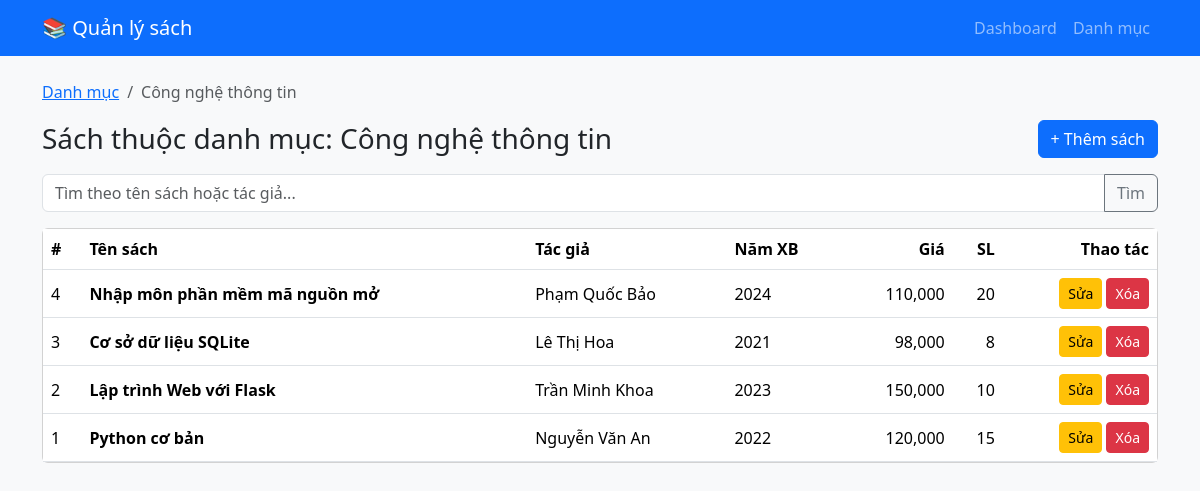
Page /categories/1/books on the committed database.
### tables this page shows
CREATE TABLE categories (
            id INTEGER PRIMARY KEY AUTOINCREMENT,
            name TEXT NOT NULL UNIQUE,
            description TEXT
        );

CREATE TABLE books (
            id INTEGER PRIMARY KEY AUTOINCREMENT,
            title TEXT NOT NULL,
            author TEXT NOT NULL,
            price REAL DEFAULT 0,
            quantity INTEGER DEFAULT 0,
            year INTEGER,
            category_id INTEGER NOT NULL,
            FOREIGN KEY (category_id) REFERENCES categories(id) ON DELETE CASCADE
        );

### KiemTra/app.py (the view)
@app.route("/categories/<int:cid>/books")
def books(cid):
    db = get_db()
    category = db.execute("SELECT * FROM categories WHERE id = ?", (cid,)).fetchone()
    if category is None:
        flash("Không tìm thấy danh mục!", "danger")
        return redirect(url_for("categories"))
    q = request.args.get("q", "").strip()
    rows = db.execute(
        """SELECT * FROM books WHERE category_id = ? AND (title LIKE ? OR author LIKE ?)
           ORDER BY id DESC""",
        (cid, f"%{q}%", f"%{q}%"),
    ).fetchall()
    return render_template("books.html", category=category, books=rows, q=q)

### KiemTra/app.py (called while the page is built)
def get_db():
    if "db" not in g:
        g.db = sqlite3.connect(DATABASE)
        g.db.row_factory = sqlite3.Row
        g.db.execute("PRAGMA foreign_keys = ON")  # bật ràng buộc khóa ngoại
    return g.db

### KiemTra/templates/books.html (shortened to what this page needs)
{% extends "base.html" %}
{% block content %}
<nav aria-label="breadcrumb"><ol class="breadcrumb">
    <li class="breadcrumb-item"><a href="{{ url_for('categories') }}">Danh mục</a></li>
    <li class="breadcrumb-item active">{{ category.name }}</li>
</ol></nav>
<div class="d-flex justify-content-between align-items-center mb-3">
    <h3 class="mb-0">Sách thuộc danh mục: {{ category.name }}</h3>
    <a href="{{ url_for('book_add', cid=category.id) }}" class="btn btn-primary">+ Thêm sách</a>
</div>
<form class="input-group mb-3" method="get">
    <input type="text" name="q" value="{{ q }}" class="form-control" placeholder="Tìm theo tên sách hoặc tác giả...">
    <button class="btn btn-outline-secondary">Tìm</button>
</form>
<div class="card"><table class="table table-hover mb-0 align-middle">
    <thead><tr><th>#</th><th>Tên sách</th><th>Tác giả</th><th>Năm XB</th>
        <th class="text-end">Giá</th><th class="text-end">SL</th><th class="text-end">Thao tác</th></tr></thead>
    <tbody>
    {% for b in books %}
        <tr>
            <td>{{ b.id }}</td>
            <td class="fw-semibold">{{ b.title }}</td>
            <td>{{ b.author }}</td>
            <td>{{ b.year or '' }}</td>
            <td class="text-end">{{ "{:,.0f}".format(b.price) }}</td>
            <td class="text-end">{{ b.quantity }}</td>
            <td class="text-end">
                <a href="{{ url_for('book_edit', bid=b.id) }}" class="btn btn-sm btn-warning">Sửa</a>
                <form method="post" action="{{ url_for('book_delete', bid=b.id) }}" class="d-inline"
                      onsubmit="return confirm('Bạn chắc chắn muốn xóa sách này?');">
                    <button class="btn btn-sm btn-danger">Xóa</button>
                </form>
            </td>
        </tr>
    {% else %}
        <tr><td colspan="7" class="text-center text-muted py-3">Danh mục này chưa có sách.</td></tr>
    {% endfor %}
    </tbody>
</table></div>
{% endblock %}

### rows in the picture
categories: name "Công nghệ thông tin"
books: id "4", title "Nhập môn phần mềm mã nguồn mở", author "Phạm Quốc Bảo", year "2024", price "110,000", quantity "20"
books: id "3", title "Cơ sở dữ liệu SQLite", author "Lê Thị Hoa", year "2021", price "98,000", quantity "8"
books: id "2", title "Lập trình Web với Flask", author "Trần Minh Khoa", year "2023", price "150,000", quantity "10"
books: id "1", title "Python cơ bản", author "Nguyễn Văn An", year "2022", price "120,000", quantity "15"
